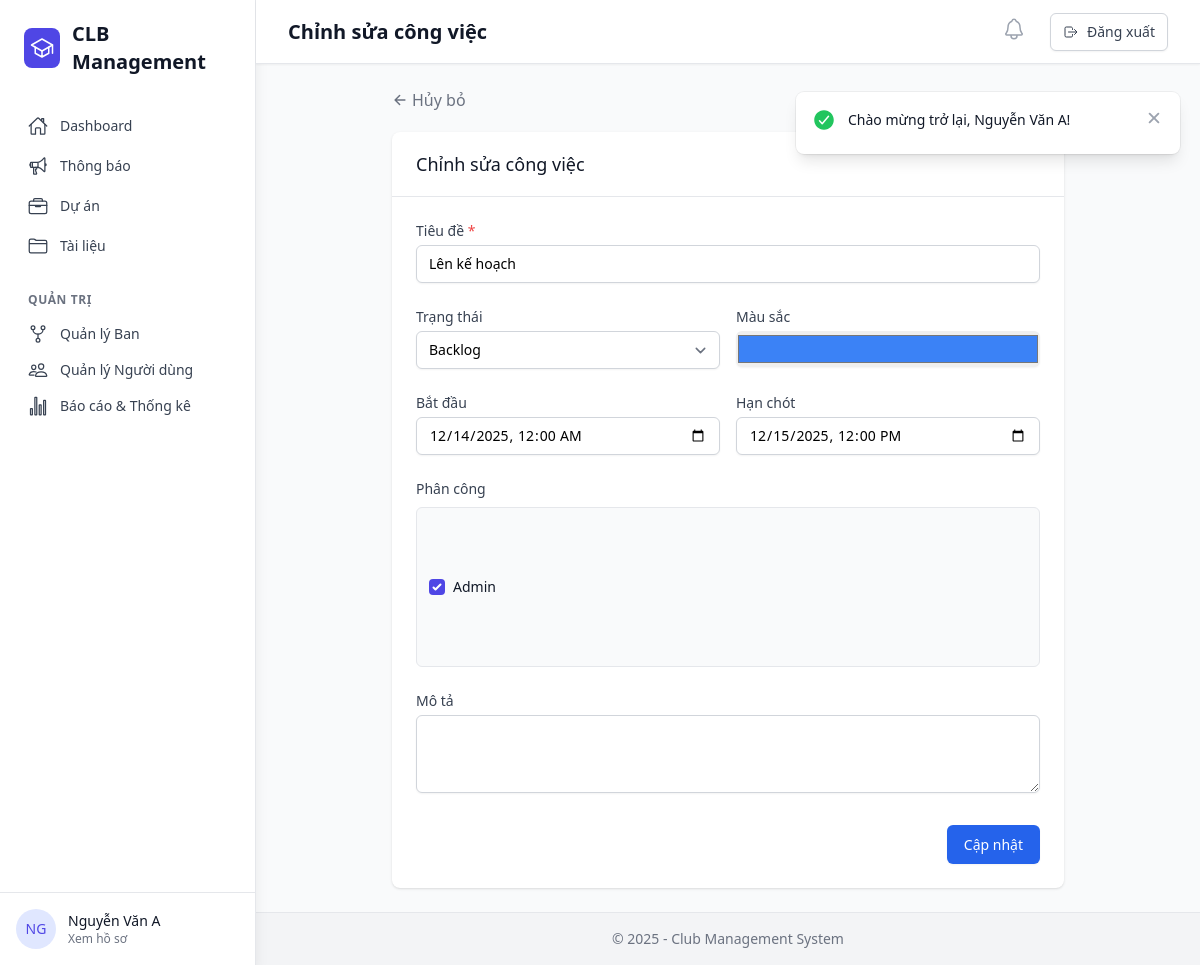
Page /public/task/edit/1 (signed in) on the committed database.
### tables this page shows
CREATE TABLE `tasks` (
  `id` int(11) NOT NULL,
  `project_id` int(11) NOT NULL COMMENT 'Thuộc dự án nào',
  `title` varchar(150) NOT NULL COMMENT 'Tiêu đề công việc',
  `description` text DEFAULT NULL COMMENT 'Mô tả chi tiết (HTML từ Trix Editor)',
  `status` enum('backlog','todo','in_progress','done') NOT NULL DEFAULT 'backlog' COMMENT 'Trạng thái Kanban: backlog=chờ, todo=cần làm, in_progress=đang làm, done=xong',
  `start_date` datetime DEFAULT NULL COMMENT 'Ngày bắt đầu',
  `due_date` datetime DEFAULT NULL COMMENT 'Ngày hết hạn (deadline)',
  `color` varchar(7) DEFAULT '#007bff' COMMENT 'Màu thẻ Kanban (HEX color)',
  `attachment_link` varchar(255) DEFAULT NULL COMMENT 'Link file/tài liệu đính kèm',
  `created_at` datetime DEFAULT current_timestamp(),
  `updated_at` datetime DEFAULT current_timestamp() ON UPDATE current_timestamp()
);

CREATE TABLE `project_members` (
  `id` int(11) NOT NULL,
  `project_id` int(11) NOT NULL COMMENT 'ID dự án',
  `user_id` int(11) NOT NULL COMMENT 'ID thành viên',
  `role` varchar(50) DEFAULT 'Member' COMMENT 'Vai trò trong dự án (VD: Leader, Member, Designer...)',
  `joined_at` datetime DEFAULT current_timestamp() COMMENT 'Ngày tham gia dự án'
);

CREATE TABLE `users` (
  `id` int(11) NOT NULL,
  `name` varchar(100) NOT NULL COMMENT 'Họ tên đầy đủ',
  `email` varchar(100) NOT NULL COMMENT 'Email đăng nhập',
  `password` varchar(255) NOT NULL COMMENT 'Password đã hash (bcrypt)',
  `system_role` enum('admin','subadmin','member') NOT NULL DEFAULT 'member' COMMENT 'Vai trò hệ thống: admin=quản trị, subadmin=phó, member=thành viên',
  `is_active` tinyint(1) DEFAULT 1 COMMENT 'Trạng thái tài khoản (soft delete)',
  `password_reset_token` varchar(100) DEFAULT NULL COMMENT 'Token reset mật khẩu',
  `password_reset_expires` datetime DEFAULT NULL COMMENT 'Thời hạn token',
  `created_at` datetime DEFAULT current_timestamp(),
  `updated_at` datetime DEFAULT current_timestamp() ON UPDATE current_timestamp()
);

### app/Core/Router.php (called while the page is built, shortened)
<?php
class Router
{
    protected $currentMethod = 'index';
    public function __construct()
    {
        $url = $this->getUrl();
        if (isset($url[0])) {
            $controllerName = ucwords($url[0]) . 'Controller';
            $controllerClass = 'App\\Controllers\\' . $controllerName;
            if (class_exists($controllerClass)) {
                unset($url[0]);
            }
        }
        $this->currentController = new $controllerClass();
        if (isset($url[1])) {
            $requestedMethod = $url[1];
            if (method_exists($this->currentController, $requestedMethod)) {
                $this->currentMethod = $requestedMethod;
                unset($url[1]);
            }
        }
        $this->params = $url ? array_values($url) : [];
        call_user_func_array([$this->currentController, $this->currentMethod], $this->params);
    }
    protected function getUrl()
    {
        if (isset($_GET['url'])) {
            $url = rtrim($_GET['url'], '/');
            $url = filter_var($url, FILTER_SANITIZE_URL);
            return explode('/', $url);
        }
        return [];
    }
}

### public/index.php (called while the page is built, shortened)
<?php
try {
    $init = new Router();
} catch (Exception $e) {
    if (isset($_ENV['APP_ENV']) && $_ENV['APP_ENV'] === 'local') {
        echo "<div style='background:#f8d7da; color:#721c24; padding:20px; border:1px solid #f5c6cb; margin:20px; font-family:sans-serif;'>";
        echo "<h3>Lỗi Hệ Thống (Local):</h3>";
        echo "<p><strong>Message:</strong> " . $e->getMessage() . "</p>";
        echo "<pre>" . $e->getTraceAsString() . "</pre>";
        echo "</div>";
    } else {
        error_log($e->getMessage());
        echo "<h1>Đã xảy ra lỗi hệ thống. Vui lòng quay lại sau.</h1>";
    }
}

### app/Core/Database.php (called while the page is built, shortened)
<?php
class Database
{
    private $host = DB_HOST;
    private $user = DB_USER;
    private $pass = DB_PASS;
    private $name = DB_NAME;
    private $charset = DB_CHARSET;
    private static $instance = null;
    private $pdo;
    private $stmt;
    private function __construct()
    {
        $dsn = 'mysql:host=' . $this->host . ';dbname=' . $this->name . ';charset=' . $this->charset;
        $options = [
            PDO::ATTR_ERRMODE            => PDO::ERRMODE_EXCEPTION,
            PDO::ATTR_DEFAULT_FETCH_MODE => PDO::FETCH_ASSOC,
            PDO::ATTR_EMULATE_PREPARES   => false,
        ];
        try {
            $this->pdo = new PDO($dsn, $this->user, $this->pass, $options);
        } catch (PDOException $e) {
            die("Database Connection Error: " . $e->getMessage());
        }
    }
    public static function getInstance()
    {
        if (self::$instance == null) {
            self::$instance = new Database();
        }
        return self::$instance;
    }
    public function query($sql)
    {
        $this->stmt = $this->pdo->prepare($sql);
    }
    public function bind($param, $value, $type = null)
    {
        if (is_null($type)) {
            switch (true) {
                case is_int($value):
                    $type = PDO::PARAM_INT;
                    break;
                default:
                    $type = PDO::PARAM_STR;
            }
        }
        $this->stmt->bindValue($param, $value, $type);
    }
    public function execute()
    {
        return $this->stmt->execute();
    }
    public function resultSet()
    {
        $this->execute();
        return $this->stmt->fetchAll(PDO::FETCH_ASSOC);
    }
    public function single()
    {
        $this->execute();
        return $this->stmt->fetch(PDO::FETCH_ASSOC);
    }
}

### app/Models/Task.php (called while the page is built, shortened)
<?php
class Task
{
    private $db;
    public function __construct()
    {
        $this->db = Database::getInstance();
    }
    public function findById($id)
    {
        $this->db->query("SELECT * FROM tasks WHERE id = :id");
        $this->db->bind(':id', $id);
        return $this->db->single();
    }
    public function getAssignees($taskId)
    {
        $sql = "SELECT u.id, u.name, u.email, ta.assigned_at
                FROM task_assignees ta
                JOIN users u ON ta.user_id = u.id
                WHERE ta.task_id = :tid";
        $this->db->query($sql);
        $this->db->bind(':tid', $taskId);
        return $this->db->resultSet();
    }
}

### app/Models/Project.php (called while the page is built, shortened)
<?php
class Project
{
    private $db;
    public function __construct()
    {
        $this->db = Database::getInstance();
    }
    public function getMembers($projectId)
    {
        $sql = "SELECT pm.*, u.name, u.email
                FROM project_members pm
                JOIN users u ON pm.user_id = u.id
                WHERE pm.project_id = :pid
                ORDER BY pm.role ASC, u.name ASC";
        $this->db->query($sql);
        $this->db->bind(':pid', $projectId);
        return $this->db->resultSet();
    }
}

### app/Views/tasks/edit.php (the view)
<?php require_once ROOT_PATH . '/app/Views/layout/header.php'; ?>
<div class="max-w-2xl mx-auto">
    <div class="mb-5">
        <a href="<?= BASE_URL ?>/task/kanban/<?= $task['project_id'] ?>" class="text-gray-500 hover:text-gray-700 flex items-center">
            <ion-icon name="arrow-back-outline" class="mr-1"></ion-icon> Hủy bỏ
        </a>
    </div>
    <div class="bg-white shadow sm:rounded-lg overflow-hidden">
        <div class="px-4 py-5 border-b border-gray-200 sm:px-6">
            <h3 class="text-lg leading-6 font-medium text-gray-900">Chỉnh sửa công việc</h3>
        </div>
        <form action="<?= BASE_URL ?>/task/edit/<?= $task['id'] ?>" method="POST" class="px-4 py-5 sm:p-6 space-y-6">
            <div>
                <label class="block text-sm font-medium text-gray-700">Tiêu đề <span class="text-red-500">*</span></label>
                <input type="text" name="title" value="<?= htmlspecialchars($task['title']) ?>" required class="mt-1 block w-full border-gray-300 rounded-md shadow-sm focus:ring-indigo-500 focus:border-indigo-500 sm:text-sm">
            </div>
            <div class="grid grid-cols-2 gap-4">
                <div>
                    <label class="block text-sm font-medium text-gray-700">Trạng thái</label>
                    <select name="status" class="mt-1 block w-full border-gray-300 rounded-md shadow-sm focus:ring-indigo-500 focus:border-indigo-500 sm:text-sm">
                        <?php foreach (['backlog', 'todo', 'in_progress', 'done'] as $s): ?>
                            <option value="<?= $s ?>" <?= $task['status'] == $s ? 'selected' : '' ?>><?= ucfirst(str_replace('_', ' ', $s)) ?></option>
                        <?php endforeach; ?>
                    </select>
                </div>
                <div>
                    <label class="block text-sm font-medium text-gray-700">Màu sắc</label>
                    <input type="color" name="color" value="<?= $task['color'] ?>" class="mt-1 block w-full h-9 border-gray-300 rounded-md shadow-sm">
                </div>
            </div>
            <div class="grid grid-cols-2 gap-4">
                <div>
                    <label class="block text-sm font-medium text-gray-700">Bắt đầu</label>
                    <input type="datetime-local" name="start_date" value="<?= $task['start_date'] ?>" class="mt-1 block w-full border-gray-300 rounded-md shadow-sm focus:ring-indigo-500 focus:border-indigo-500 sm:text-sm">
                </div>
                <div>
                    <label class="block text-sm font-medium text-gray-700">Hạn chót</label>
                    <input type="datetime-local" name="due_date" value="<?= $task['due_date'] ?>" class="mt-1 block w-full border-gray-300 rounded-md shadow-sm focus:ring-indigo-500 focus:border-indigo-500 sm:text-sm">
                </div>
            </div>
            <div>
                <label class="block text-sm font-medium text-gray-700 mb-2">Phân công</label>
                <div class="bg-gray-50 p-3 rounded-md border border-gray-200 h-40 overflow-y-auto grid grid-cols-2 gap-2">
                    <?php foreach ($members as $mem): ?>
                        <div class="flex items-center">
                            <input id="user_<?= $mem['user_id'] ?>" name="assignees[]" value="<?= $mem['user_id'] ?>" type="checkbox" <?= in_array($mem['user_id'], $assignee_ids) ? 'checked' : '' ?> class="h-4 w-4 text-indigo-600 border-gray-300 rounded focus:ring-indigo-500">
                            <label for="user_<?= $mem['user_id'] ?>" class="ml-2 block text-sm text-gray-900"><?= htmlspecialchars($mem['name']) ?></label>
                        </div>
                    <?php endforeach; ?>
                </div>
            </div>
            <div>
                <label class="block text-sm font-medium text-gray-700">Mô tả</label>
                <textarea name="description" rows="3" class="mt-1 block w-full border-gray-300 rounded-md shadow-sm focus:ring-indigo-500 focus:border-indigo-500 sm:text-sm"><?= htmlspecialchars($task['description']) ?></textarea>
            </div>
            <div class="flex justify-end pt-2">
                <button type="submit" class="btn btn-primary">Cập nhật</button>
            </div>
        </form>
    </div>
</div>
<?php require_once ROOT_PATH . '/app/Views/layout/footer.php'; ?>

### public/css/custom.css (style rules this page uses)
:root { --color-primary: #2563EB; --color-primary-hover: #1D4ED8; --color-secondary: #0891B2; --color-secondary-hover: #0E7490; --color-success: #16A34A; --color-success-hover: #15803D; --color-warning: #D97706; --color-warning-hover: #B45309; --color-danger: #DC2626; --color-danger-hover: #B91C1C; --color-gray-text: #374151; --color-gray-border: #D1D5DB; --color-gray-bg-hover: #F9FAFB; }
.btn { display: inline-flex; align-items: center; justify-content: center; padding: 0.5rem 1rem; font-size: 0.875rem; font-weight: 500; border-radius: 0.375rem; box-shadow: 0 1px 2px 0 rgba(0, 0, 0, 0.05); border: 1px solid transparent; color: white; transition: background-color 0.2s ease-in-out; text-decoration: none; cursor: pointer; }
.btn-primary { background-color: var(--color-primary); }

### rows in the picture
tasks: title "Lên kế hoạch", status "Backlog", color "#3b82f6", start_date "12/14/2025 00:00", due_date "12/15/2025 12:00"
project_members: user_id "☑", user.name "Admin"

### other values in the picture
substr($_SESSION['user_name'], 0, 2) "NG"
$_SESSION['user_name'] "Nguyễn Văn A"
$data['title'] "Chỉnh sửa công việc"
